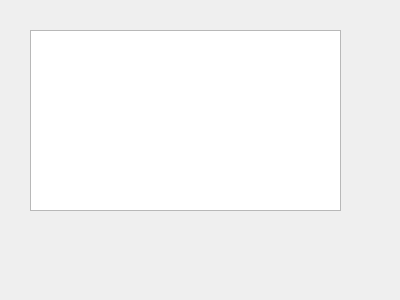
<?xml version="1.0" encoding="UTF-8"?>
<ui version="4.0">
 <class>Form</class>
 <widget class="QWidget" name="Form">
  <property name="geometry">
   <rect>
    <x>0</x>
    <y>0</y>
    <width>400</width>
    <height>300</height>
   </rect>
  </property>
  <property name="windowTitle">
   <string>Form</string>
  </property>
  <widget class="QTreeView" name="downloadsTreeView">
   <property name="geometry">
    <rect>
     <x>30</x>
     <y>30</y>
     <width>311</width>
     <height>181</height>
    </rect>
   </property>
   <property name="selectionMode">
    <enum>QAbstractItemView::MultiSelection</enum>
   </property>
   <property name="indentation">
    <number>0</number>
   </property>
   <property name="sortingEnabled">
    <bool>true</bool>
   </property>
   <attribute name="headerShowSortIndicator" stdset="0">
    <bool>true</bool>
   </attribute>
  </widget>
 </widget>
 <resources/>
 <connections/>
</ui>
